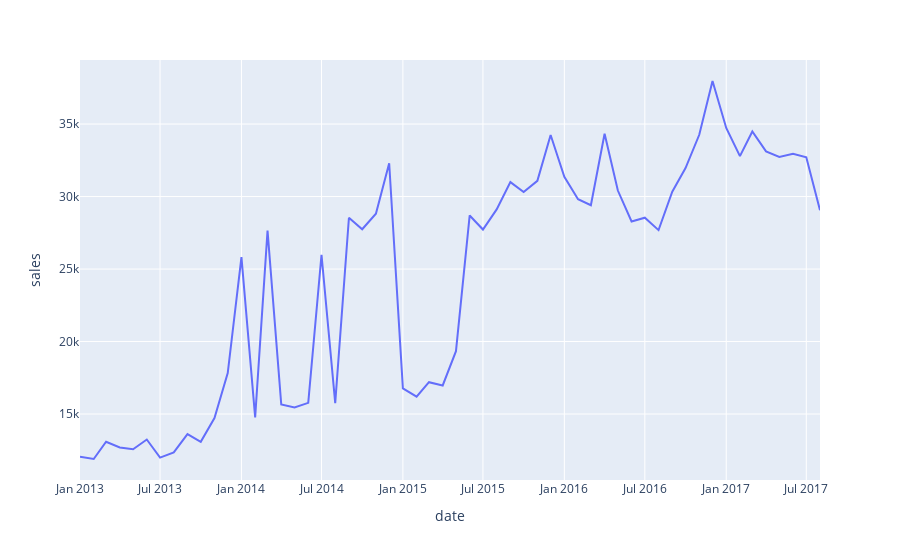

The code cell stored with this chart in its notebook:
### Code cell
fig = px.line(df_cant_ventas_semana, x=df_cant_ventas_semana.index, y='sales')
fig.show()
